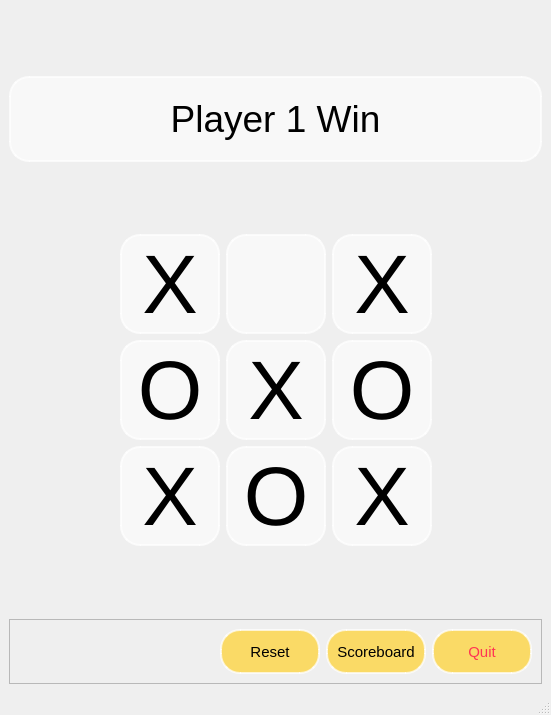
<?xml version="1.0" encoding="UTF-8"?>
<ui version="4.0">
 <author>SubhoBasak</author>
 <class>MainWindow</class>
 <widget class="QMainWindow" name="MainWindow">
  <property name="geometry">
   <rect>
    <x>0</x>
    <y>0</y>
    <width>551</width>
    <height>715</height>
   </rect>
  </property>
  <property name="sizePolicy">
   <sizepolicy hsizetype="Fixed" vsizetype="Fixed">
    <horstretch>0</horstretch>
    <verstretch>0</verstretch>
   </sizepolicy>
  </property>
  <property name="baseSize">
   <size>
    <width>6</width>
    <height>0</height>
   </size>
  </property>
  <property name="windowTitle">
   <string>Tic Tac Toe</string>
  </property>
  <property name="styleSheet">
   <string notr="true">QMainWindow{
	background-image: url(:/backgrounds/background/bg_img (5).jpg)
}
QPushButton{
	border-radius: 20px;
	border: 2px solid rgba(255, 255, 255, 180);
	background: rgba(255, 255, 255, 140);
}
QPushButton:hover{
	background: qradialgradient(spread:pad, cx:0.5, cy:0.5, radius:0.5, fx:0.5, fy:0.5, stop:0 rgba(255, 235, 235, 206), stop:0.35 rgba(255, 188, 188, 80), stop:0.4 rgba(255, 162, 162, 80), stop:0.425 rgba(255, 132, 132, 156), stop:0.44 rgba(252, 128, 128, 80), stop:1 rgba(255, 255, 255, 0));
}
</string>
  </property>
  <widget class="QWidget" name="centralwidget">
   <layout class="QGridLayout" name="gridLayout_2">
    <item row="3" column="0">
     <layout class="QGridLayout" name="gridLayout">
      <item row="0" column="1">
       <widget class="QPushButton" name="btn1">
        <property name="minimumSize">
         <size>
          <width>100</width>
          <height>100</height>
         </size>
        </property>
        <property name="maximumSize">
         <size>
          <width>100</width>
          <height>100</height>
         </size>
        </property>
        <property name="baseSize">
         <size>
          <width>200</width>
          <height>200</height>
         </size>
        </property>
        <property name="font">
         <font>
          <pointsize>62</pointsize>
         </font>
        </property>
        <property name="styleSheet">
         <string notr="true"/>
        </property>
        <property name="text">
         <string>X</string>
        </property>
        <property name="checkable">
         <bool>false</bool>
        </property>
        <property name="flat">
         <bool>true</bool>
        </property>
       </widget>
      </item>
      <item row="2" column="1">
       <widget class="QPushButton" name="btn7">
        <property name="minimumSize">
         <size>
          <width>100</width>
          <height>100</height>
         </size>
        </property>
        <property name="maximumSize">
         <size>
          <width>100</width>
          <height>100</height>
         </size>
        </property>
        <property name="baseSize">
         <size>
          <width>200</width>
          <height>200</height>
         </size>
        </property>
        <property name="font">
         <font>
          <pointsize>62</pointsize>
         </font>
        </property>
        <property name="styleSheet">
         <string notr="true"/>
        </property>
        <property name="text">
         <string>X</string>
        </property>
        <property name="flat">
         <bool>true</bool>
        </property>
       </widget>
      </item>
      <item row="2" column="2">
       <widget class="QPushButton" name="btn8">
        <property name="minimumSize">
         <size>
          <width>100</width>
          <height>100</height>
         </size>
        </property>
        <property name="maximumSize">
         <size>
          <width>100</width>
          <height>100</height>
         </size>
        </property>
        <property name="baseSize">
         <size>
          <width>200</width>
          <height>200</height>
         </size>
        </property>
        <property name="font">
         <font>
          <pointsize>62</pointsize>
         </font>
        </property>
        <property name="styleSheet">
         <string notr="true"/>
        </property>
        <property name="text">
         <string>O</string>
        </property>
        <property name="flat">
         <bool>true</bool>
        </property>
       </widget>
      </item>
      <item row="1" column="2">
       <widget class="QPushButton" name="btn5">
        <property name="minimumSize">
         <size>
          <width>100</width>
          <height>100</height>
         </size>
        </property>
        <property name="maximumSize">
         <size>
          <width>100</width>
          <height>100</height>
         </size>
        </property>
        <property name="baseSize">
         <size>
          <width>200</width>
          <height>200</height>
         </size>
        </property>
        <property name="font">
         <font>
          <pointsize>62</pointsize>
         </font>
        </property>
        <property name="styleSheet">
         <string notr="true"/>
        </property>
        <property name="text">
         <string>X</string>
        </property>
        <property name="flat">
         <bool>true</bool>
        </property>
       </widget>
      </item>
      <item row="1" column="3">
       <widget class="QPushButton" name="btn6">
        <property name="minimumSize">
         <size>
          <width>100</width>
          <height>100</height>
         </size>
        </property>
        <property name="maximumSize">
         <size>
          <width>100</width>
          <height>100</height>
         </size>
        </property>
        <property name="baseSize">
         <size>
          <width>200</width>
          <height>200</height>
         </size>
        </property>
        <property name="font">
         <font>
          <pointsize>62</pointsize>
         </font>
        </property>
        <property name="styleSheet">
         <string notr="true"/>
        </property>
        <property name="text">
         <string>O</string>
        </property>
        <property name="flat">
         <bool>true</bool>
        </property>
       </widget>
      </item>
      <item row="0" column="2">
       <widget class="QPushButton" name="btn2">
        <property name="minimumSize">
         <size>
          <width>100</width>
          <height>100</height>
         </size>
        </property>
        <property name="maximumSize">
         <size>
          <width>100</width>
          <height>100</height>
         </size>
        </property>
        <property name="baseSize">
         <size>
          <width>200</width>
          <height>200</height>
         </size>
        </property>
        <property name="font">
         <font>
          <pointsize>62</pointsize>
         </font>
        </property>
        <property name="styleSheet">
         <string notr="true"/>
        </property>
        <property name="text">
         <string/>
        </property>
        <property name="flat">
         <bool>true</bool>
        </property>
       </widget>
      </item>
      <item row="1" column="1">
       <widget class="QPushButton" name="btn4">
        <property name="minimumSize">
         <size>
          <width>100</width>
          <height>100</height>
         </size>
        </property>
        <property name="maximumSize">
         <size>
          <width>100</width>
          <height>100</height>
         </size>
        </property>
        <property name="baseSize">
         <size>
          <width>200</width>
          <height>200</height>
         </size>
        </property>
        <property name="font">
         <font>
          <pointsize>62</pointsize>
         </font>
        </property>
        <property name="styleSheet">
         <string notr="true"/>
        </property>
        <property name="text">
         <string>O</string>
        </property>
        <property name="flat">
         <bool>true</bool>
        </property>
       </widget>
      </item>
      <item row="0" column="3">
       <widget class="QPushButton" name="btn3">
        <property name="minimumSize">
         <size>
          <width>100</width>
          <height>100</height>
         </size>
        </property>
        <property name="maximumSize">
         <size>
          <width>100</width>
          <height>100</height>
         </size>
        </property>
        <property name="baseSize">
         <size>
          <width>200</width>
          <height>200</height>
         </size>
        </property>
        <property name="font">
         <font>
          <pointsize>62</pointsize>
         </font>
        </property>
        <property name="styleSheet">
         <string notr="true"/>
        </property>
        <property name="text">
         <string>X</string>
        </property>
        <property name="flat">
         <bool>true</bool>
        </property>
       </widget>
      </item>
      <item row="2" column="3">
       <widget class="QPushButton" name="btn9">
        <property name="minimumSize">
         <size>
          <width>100</width>
          <height>100</height>
         </size>
        </property>
        <property name="maximumSize">
         <size>
          <width>100</width>
          <height>100</height>
         </size>
        </property>
        <property name="baseSize">
         <size>
          <width>200</width>
          <height>200</height>
         </size>
        </property>
        <property name="font">
         <font>
          <pointsize>62</pointsize>
         </font>
        </property>
        <property name="styleSheet">
         <string notr="true"/>
        </property>
        <property name="text">
         <string>X</string>
        </property>
        <property name="flat">
         <bool>true</bool>
        </property>
       </widget>
      </item>
      <item row="1" column="0">
       <spacer name="horizontalSpacer_2">
        <property name="orientation">
         <enum>Qt::Horizontal</enum>
        </property>
        <property name="sizeHint" stdset="0">
         <size>
          <width>40</width>
          <height>20</height>
         </size>
        </property>
       </spacer>
      </item>
      <item row="1" column="4">
       <spacer name="horizontalSpacer_3">
        <property name="orientation">
         <enum>Qt::Horizontal</enum>
        </property>
        <property name="sizeHint" stdset="0">
         <size>
          <width>40</width>
          <height>20</height>
         </size>
        </property>
       </spacer>
      </item>
     </layout>
    </item>
    <item row="0" column="0">
     <spacer name="verticalSpacer_2">
      <property name="orientation">
       <enum>Qt::Vertical</enum>
      </property>
      <property name="sizeHint" stdset="0">
       <size>
        <width>20</width>
        <height>40</height>
       </size>
      </property>
     </spacer>
    </item>
    <item row="5" column="0">
     <widget class="QFrame" name="frame">
      <property name="minimumSize">
       <size>
        <width>0</width>
        <height>50</height>
       </size>
      </property>
      <property name="baseSize">
       <size>
        <width>0</width>
        <height>0</height>
       </size>
      </property>
      <property name="styleSheet">
       <string notr="true">QPushButton{
	background: rgb(255, 207, 33, 170);
}</string>
      </property>
      <property name="frameShape">
       <enum>QFrame::StyledPanel</enum>
      </property>
      <property name="frameShadow">
       <enum>QFrame::Raised</enum>
      </property>
      <layout class="QGridLayout" name="gridLayout_3">
       <item row="0" column="0">
        <layout class="QHBoxLayout" name="horizontalLayout">
         <item>
          <spacer name="horizontalSpacer">
           <property name="orientation">
            <enum>Qt::Horizontal</enum>
           </property>
           <property name="sizeHint" stdset="0">
            <size>
             <width>40</width>
             <height>20</height>
            </size>
           </property>
          </spacer>
         </item>
         <item>
          <widget class="QPushButton" name="pushButton">
           <property name="minimumSize">
            <size>
             <width>100</width>
             <height>45</height>
            </size>
           </property>
           <property name="font">
            <font>
             <pointsize>11</pointsize>
             <italic>false</italic>
            </font>
           </property>
           <property name="text">
            <string>Reset</string>
           </property>
          </widget>
         </item>
         <item>
          <widget class="QPushButton" name="pushButton_2">
           <property name="minimumSize">
            <size>
             <width>100</width>
             <height>45</height>
            </size>
           </property>
           <property name="font">
            <font>
             <pointsize>11</pointsize>
             <italic>false</italic>
            </font>
           </property>
           <property name="text">
            <string>Scoreboard</string>
           </property>
          </widget>
         </item>
         <item>
          <widget class="QPushButton" name="pushButton_3">
           <property name="minimumSize">
            <size>
             <width>100</width>
             <height>45</height>
            </size>
           </property>
           <property name="font">
            <font>
             <pointsize>11</pointsize>
             <italic>false</italic>
            </font>
           </property>
           <property name="styleSheet">
            <string notr="true">QPushButton{
	color: rgb(255, 53, 83)
}</string>
           </property>
           <property name="text">
            <string>Quit</string>
           </property>
          </widget>
         </item>
        </layout>
       </item>
      </layout>
     </widget>
    </item>
    <item row="1" column="0">
     <widget class="QLabel" name="label">
      <property name="font">
       <font>
        <pointsize>28</pointsize>
       </font>
      </property>
      <property name="styleSheet">
       <string notr="true">QLabel{
	padding: 20px;
	padding-left: 30px;
	padding-right: 30px;
	border-radius: 20px;
	border: 2px solid rgba(255, 255, 255, 180);
	background: rgba(255, 255, 255, 140);
}</string>
      </property>
      <property name="text">
       <string>Player 1 Win</string>
      </property>
      <property name="alignment">
       <set>Qt::AlignCenter</set>
      </property>
     </widget>
    </item>
    <item row="4" column="0">
     <spacer name="verticalSpacer_3">
      <property name="orientation">
       <enum>Qt::Vertical</enum>
      </property>
      <property name="sizeHint" stdset="0">
       <size>
        <width>20</width>
        <height>40</height>
       </size>
      </property>
     </spacer>
    </item>
    <item row="2" column="0">
     <spacer name="verticalSpacer">
      <property name="orientation">
       <enum>Qt::Vertical</enum>
      </property>
      <property name="sizeHint" stdset="0">
       <size>
        <width>20</width>
        <height>40</height>
       </size>
      </property>
     </spacer>
    </item>
   </layout>
  </widget>
  <widget class="QStatusBar" name="statusbar">
   <property name="statusTip">
    <string/>
   </property>
  </widget>
  <action name="actionhello">
   <property name="text">
    <string>New game</string>
   </property>
   <property name="shortcut">
    <string>Ctrl+N</string>
   </property>
  </action>
  <action name="actionGame_history">
   <property name="text">
    <string>Game history</string>
   </property>
   <property name="shortcut">
    <string>Ctrl+H</string>
   </property>
  </action>
  <action name="actionQuit">
   <property name="text">
    <string>Quit</string>
   </property>
  </action>
 </widget>
 <resources>
  <include location="assets.qrc"/>
 </resources>
 <connections/>
</ui>
